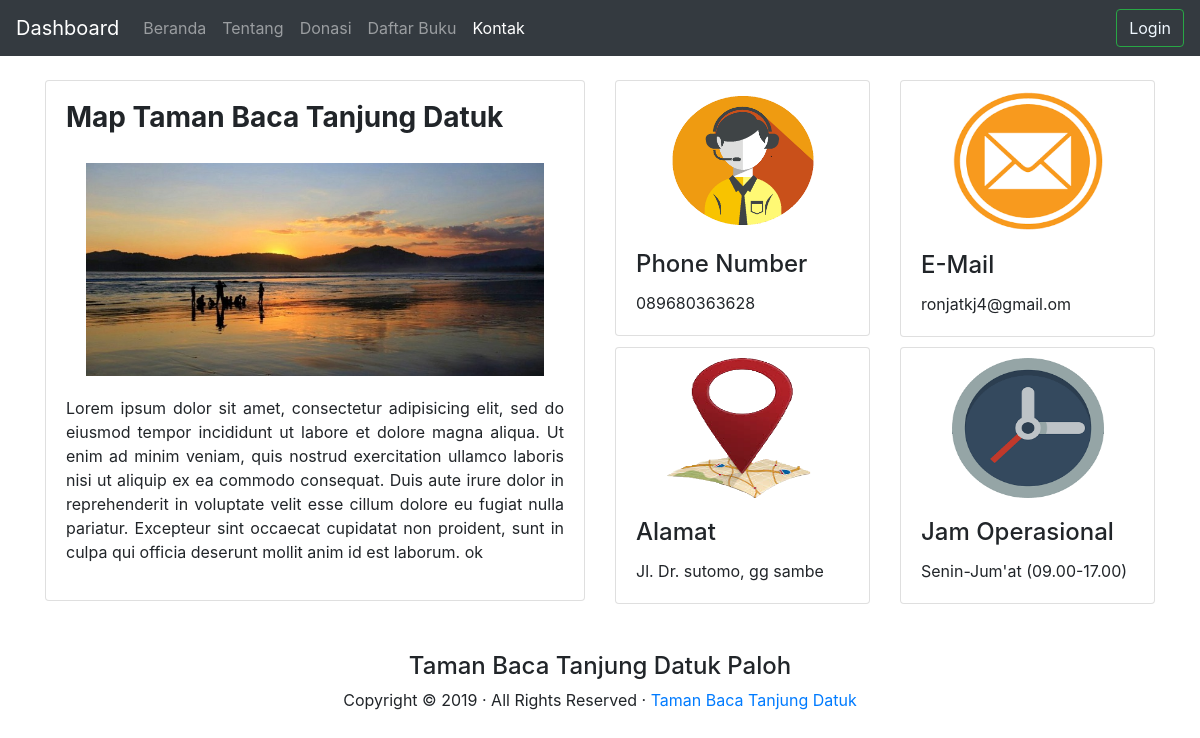
The page /kontak.php on the database its author committed.
### tables this page shows
CREATE TABLE `tbl_tentang` (
  `id_tentang` int(10) NOT NULL,
  `gambar` varchar(100) NOT NULL,
  `sejarah` text NOT NULL
);

CREATE TABLE `tbl_kontak` (
  `id_kontak` int(10) NOT NULL,
  `no_hp` varchar(25) NOT NULL,
  `email` varchar(25) NOT NULL,
  `alamat` varchar(100) NOT NULL
);

### kontak.php (the view, shortened to what this page needs)
<?php include("lib/koneksi.php"); ?>
<html>
  <head>
  	<?php
    include "head.php";
	 ?>
  </head>
  <body>
 		<?php
		 include "navigator.php";
		 ?>
	<br>
<div class="container">
       <div class="row text-center">
          <div class="col-md-6 text-justify">
             <div class="card" id="tentang">
                <div class="card-body">
                   <h3><strong>Map Taman Baca Tanjung Datuk</strong></h3>
                   <?php
                    $tampil = mysqli_query($conn, "select *from tbl_tentang")
                        or die (mysqli_error());
                        while ($data=mysqli_fetch_array($tampil)) {
                   ?>
                    <div class="card-body">
                      <img src="images/tentang/<?=$data['gambar']; ?>"
                         width="100%" height="50%">
                    </div>
                   <p> <?=$data['sejarah'] ?> </p>
                   <?php }  ?>
                </div>
             </div>
          </div>
		  <div class="col-md-6 text-justify">
			<div class="row">
					<div class="col-md-6" >
						 <div class="card" id="donasi">
							<div align="center">
							<img class="card-img-top "  src="images/kontak.png" alt="Card image cap" style="max-height:150px; max-width:152px; padding-top:10px;">
						 </div>
							<div class="card-body">
							   <h4 class="card-title">Phone Number</h4>
							   <?php
								$tampil = mysqli_query($conn, "select *from tbl_kontak")
								or die (mysqli_error());
								while ($data=mysqli_fetch_array($tampil)) {
								?>
							   <p class="card-text"><?=$data['no_hp'] ?></p>
							   <?php }  ?>
							</div>
						 </div>
					</div>
						<div class="col-md-6">
						 <div class="card" id="list">
							<div align="center">
							<img class="card-img-top "  src="images/mail.png" alt="Card image cap" style="max-height:150px; max-width:152px; padding-top:10px;">
						 </div>
							<div class="card-body">
							   <h4 class="card-title">E-Mail</h4>
							   <?php
								$tampil = mysqli_query($conn, "select *from tbl_kontak")
								or die (mysqli_error());
								while ($data=mysqli_fetch_array($tampil)) {
								?>
							   <p class="card-text"><?=$data['email'] ?></p>
							   <?php }  ?>
							</div>
						 </div>
					</div>
					</div>
					<div class="row" style="padding-top:10px;">
					<div class="col-md-6">
						 <div class="card" id="donasi">
						<div align="center">
							<img class="card-img-top "  src="images/adress.png" alt="Card image cap" style="max-height:150px; max-width:152px; padding-top:10px;">
						 </div>
							<div class="card-body">
							   <h4 class="card-title">Alamat</h4>
							   <?php
								$tampil = mysqli_query($conn, "select *from tbl_kontak")
								or die (mysqli_error());
								while ($data=mysqli_fetch_array($tampil)) {
								?>
							   <p class="card-text"><?=$data['alamat'] ?></p>
							   <?php }  ?>
							</div>
						 </div>
					</div>
					<div class="col-md-6">
						 <div class="card" id="kontak">
						 <div align="center">
							<img class="card-img-top "  src="images/jam.png" alt="Card image cap" style="max-height:150px; max-width:152px; padding-top:10px;">
						 </div>
							<div class="card-body">
							   <h4 class="card-title">Jam Operasional</h4>
							   <p class="card-text">Senin-Jum'at (09.00-17.00)</p>
							</div>
						 </div>
					 </div>
					</div>
				</div>
           </div>
		  </div>
     <br>
	 <br>
	 <?php
		include "footer.php";
	  ?>
  </body>
</html>

### rows shown on the page
tbl_tentang: gambar (picture), sejarah "Lorem ipsum dolor sit amet, consectetur adipisicing elit, sed do eiusmod tempor incididunt ut labore et dolore magna aliqua. Ut enim ad minim veniam, quis nostrud exercitation ullamco laboris nisi ut aliquip ex ea commodo consequat. Duis aute irure dolor in reprehenderit in voluptate velit esse cillum dolore eu fugiat nulla pariatur. Excepteur sint occaecat cupidatat non proident, sunt in culpa qui officia deserunt mollit anim id est laborum. ok"
tbl_kontak: no_hp "089680363628", email "ronjatkj4@gmail.om", alamat "Jl. Dr. sutomo, gg sambe"
